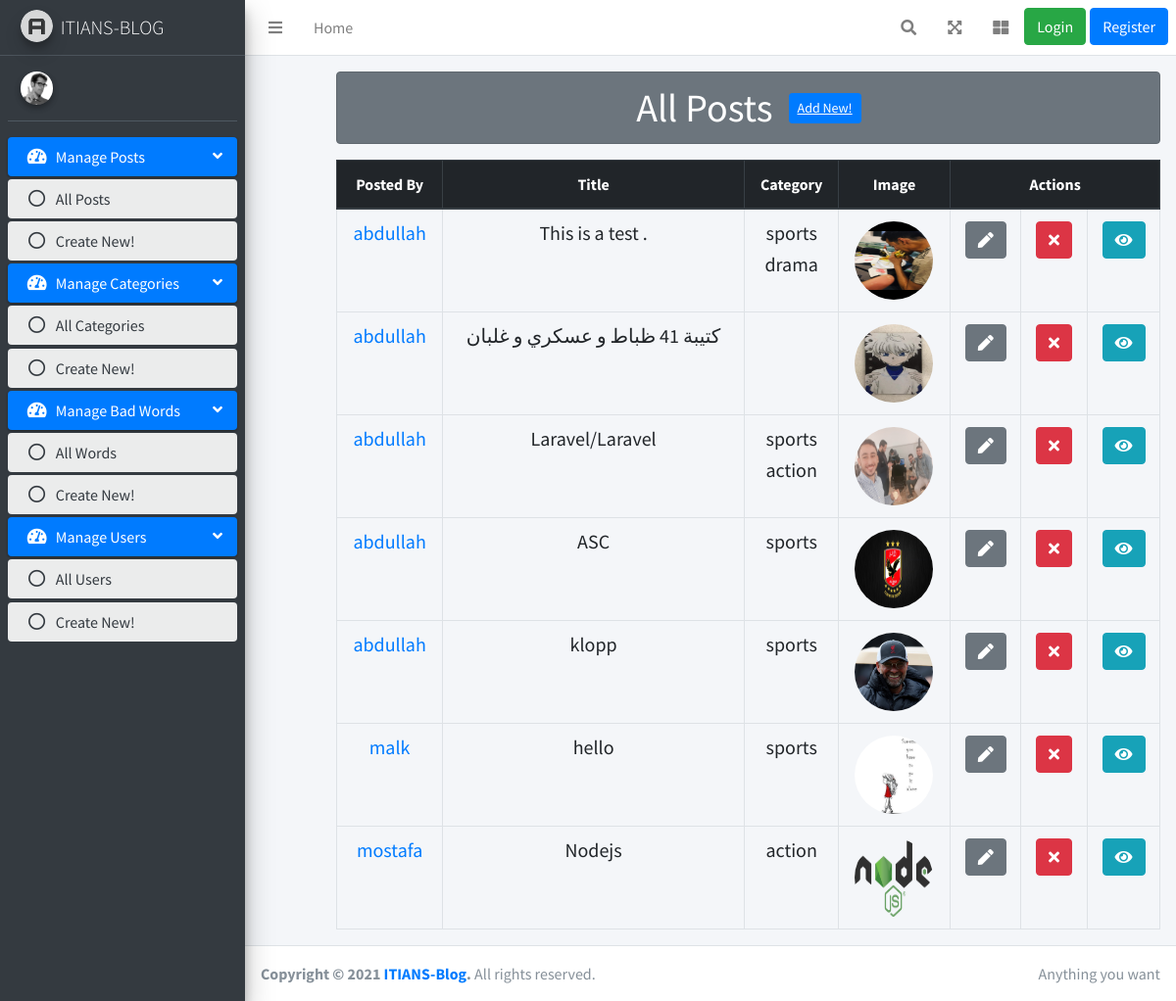
Page /auth/posts on the earlier database version.
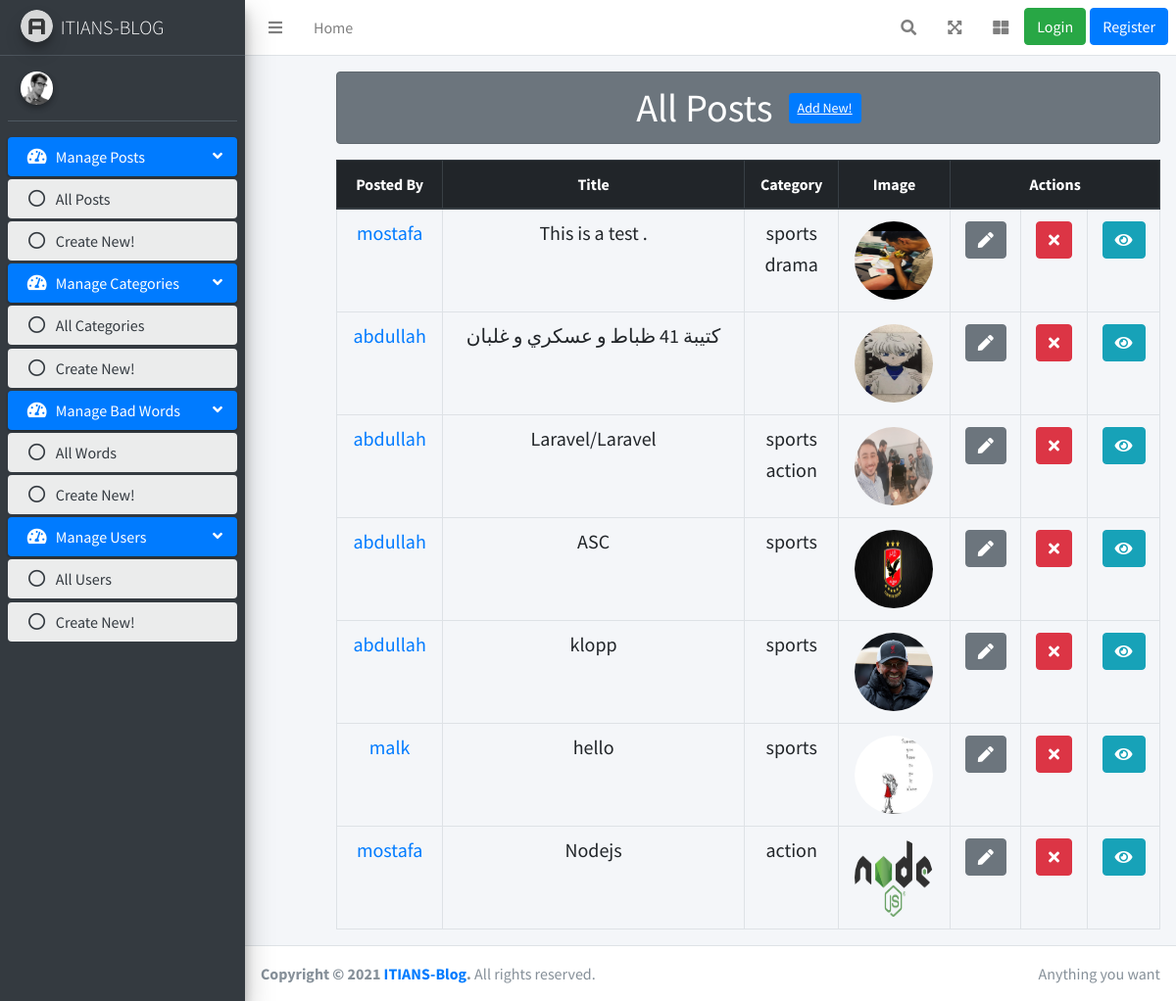
Same page on the later database version.
### posts/models.py (models this page shows, shortened)
class Post(models.Model):
    user = models.ForeignKey(User, on_delete=models.CASCADE)
    title = models.CharField(max_length = 50)
    content = models.TextField(max_length = 600)
    image = models.ImageField(upload_to = "posts")
    publish = models.DateField(auto_now_add = True)
    categories = models.ManyToManyField(Category, related_name="categories", blank=True)
    slug = models.SlugField(primary_key=True, db_index=True)
    likes = models.ManyToManyField(User, related_name="likes", blank=True)
    dislikes = models.ManyToManyField(
        User, related_name="dislikes", blank=True)

### dashboard/views.py (the view)
# urls.py: path("auth/posts", views.all_posts, name="allposts"),
def all_posts(request):
    posts = Post.objects.all()
    context = {"data": posts}
    return render(request, 'auth/dashboard/posts/posts.html', context)

### dashboard/templates/auth/dashboard/posts/posts.html (shortened to what this page needs)
{%extends 'dashboard/layout/base.html'%}
{%block body_block %}
<div class="container-fluid">
    <div class="row">
        <div class="col-11 offset-1 text-center">
        <div class=" mt-3">
            <h1 class="alert alert-secondary">All Posts
                <a href="/auth/add/post" class="btn btn-sm btn-primary mb-2 ml-2">Add New!</a>
            </h1>
        </div>
        <table class="table table-bordered">
            <thead class="thead-dark">
                <tr>
                    <th scope="col">Posted By</th>
                    <th scope="col">Title</th>
                    <th scope="col">Category</th>
                    <th scope="col">Image</th>
                    <th scope="col" colspan="3">Actions</th>
                </tr>
            </thead>
            <tbody>
                {%for post in data%}
                <tr>
                    <td><a href="/auth/post_details/{{post.slug}}"><h5>{{post.user}}</h5></a></td>
                    <td><h5>{{post.title}}</h5></td>
                    <td>
                        {% for category in post.categories.all %}
                        <h5>{{category.name}}</h5>
                        {% endfor %}
                    </td>
                    <td><img class="rounded-circle" src="{{ post.image.url }}" width="80" height="80"/></td>
                    <td><a href="/auth/post/edit/{{post.slug}}" class="btn btn-secondary"><i class="fas fa-pen"></i></a></td>
                    <td><a href="/auth/post/delete/{{post.slug}}" class="btn btn-danger"><i class="fas fa-times"></i></a></td>
                    <td><a href="/auth/post_details/{{post.slug}}" class="btn btn-info"><i class="fas fa-eye"></i></a></td>
                </tr>
                {%endfor%}
            </tbody>
        </table>
        </div>
    </div>
</div>
{% endblock %}

Differences in the rows shown:
changed Post "This is a test .": user "abdullah" → "mostafa"
